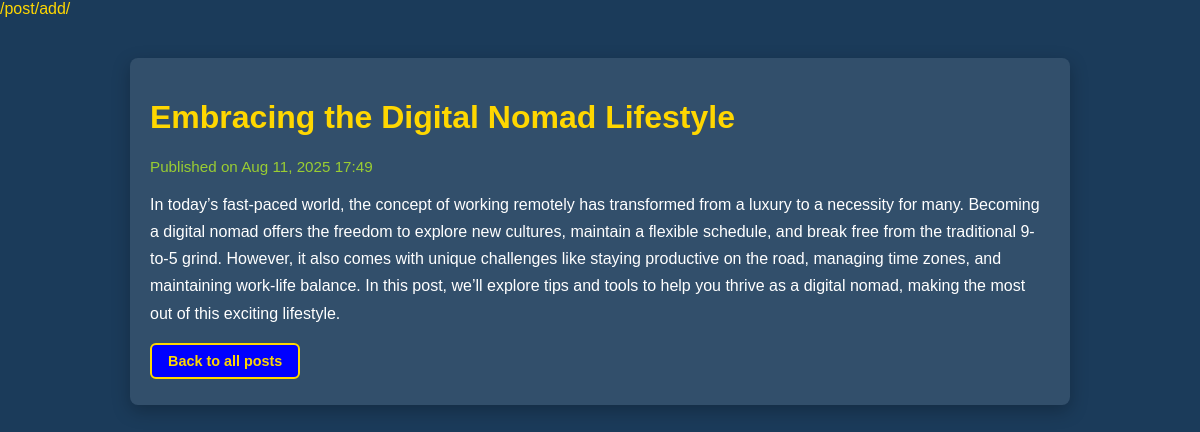
The app's page /post/4/ with its own data.
### blog/models.py (models this page shows, shortened)
class BlogPost(models.Model):
    title = models.CharField(max_length=200)
    content = models.TextField()
    date = models.DateTimeField(auto_now_add=True)  # date created, auto set on create

### blog/views.py (the view)
# urls.py: path('post/<int:pk>/', views.post_detail, name='post_detail'),  # view post details
def post_detail(request, pk):
    post = get_object_or_404(BlogPost, pk=pk)
    return render(request, 'blog/post_detail.html', {'post': post})

### blog/templates/blog/post_detail.html (shortened to what this page needs)
{% load static %}
<!DOCTYPE html>
<html>
<head>
    <link rel="stylesheet" href="{% static 'blog/style.css' %}">
</head>
<body>
    <div class="container post-detail">
        <h1>{{ post.title }}</h1>
        <p class="meta">Published on {{ post.date|date:"M d, Y H:i" }}</p>
        <div class="content">
            {{ post.content|linebreaks }}
        </div>
        <a href="{% url 'post_list' %}" class="back-link">Back to all posts</a>
    </div>
</body>
</html>

### blog/Static/blog/style.css (style rules this page uses)
:root { --dark-blue-bg: hwb(240 0% 0%); --page-bg: #1b3b5a; --yellow-text: #ffd700; --green-date: yellowgreen; --light-blue: #4da6ff; }
html, body { margin: 0; padding: 0; font-family: Arial, sans-serif; background: var(--page-bg); color: var(--yellow-text); }
h1, h2, h3, h4, h5, h6 { color: white; }
.container { max-width: 900px; margin: 40px auto; background: rgba(255, 255, 255, 0.07); padding: 24px; border-radius: 8px; box-shadow: 0 6px 18px rgba(0,0,0,0.35); }
a, a:link, a:visited { display: inline-block; background-color: transparent; color: var(--yellow-text); padding: 8px 16px; border: 2px solid var(--yellow-text); border-radius: 6px; font-weight: bold; text-decoration: none; cursor: pointer; margin: 0 6px 6px 0; box-sizing: border-box; transition: background-color 0.3s ease, color 0.3s ease; }
button, .btn, .view-post-btn, .back-link { background-color: var(--dark-blue-bg); color: var(--yellow-text); border: 2px solid var(--yellow-text); padding: 8px 16px; border-radius: 6px; font-weight: bold; cursor: pointer; margin: 0 6px 6px 0; box-sizing: border-box; text-decoration: none; display: inline-block; transition: background-color 0.3s ease, color 0.3s ease; }
.post-item .meta, .post-detail .meta, .post-detail p em, .post-detail .post-date { color: var(--green-date); font-size: 0.95rem; margin-bottom: 12px; }
.post-detail { background: rgba(255, 255, 255, 0.1); padding: 20px; border-radius: 8px; box-shadow: 0 6px 18px rgba(0,0,0,0.25); color: white; }
.post-detail .content { margin-top: 12px; line-height: 1.7; color: white; }
a.btn, a.view-post-btn, a.back-link { background-color: var(--dark-blue-bg); color: var(--yellow-text); border: 2px solid var(--yellow-text); padding: 8px 16px; border-radius: 6px; font-weight: bold; cursor: pointer; margin: 0 6px 6px 0; display: inline-block; text-decoration: none; box-sizing: border-box; transition: background-color 0.3s ease, color 0.3s ease; }
h1 { color: #ffd700; }
.back-link { display: inline-block; margin-top: 50px; padding: 8px 16px; background-color: var(--dark-blue-bg); color: var(--yellow-text); border: 2px solid var(--yellow-text); border-radius: 6px; font-weight: bold; text-decoration: none; cursor: pointer; transition: background-color 0.3s ease, color 0.3s ease; }
.back-link, .view-post-btn { display: inline-block; margin-top: 20px; padding: 6px 12px; font-size: 0.9rem; background-color: var(--dark-blue-bg); color: var(--yellow-text); border: 2px solid var(--yellow-text); border-radius: 6px; font-weight: bold; text-decoration: none; cursor: pointer; transition: background-color 0.3s ease, color 0.3s ease; }

### records on screen
BlogPost: title "Embracing the Digital Nomad Lifestyle", date "Aug 11, 2025 17:49", content "In today’s fast-paced world, the concept of working remotely has transformed from a luxury to a necessity for many. Becoming a digital nomad offers the freedom to explore new cultures, maintain a flexible schedule, and break free from the traditional 9-to-5 grind. However, it also comes with unique challenges like staying productive on the road, managing time zones, and maintaining work-life balance. In this post, we’ll explore tips and tools to help you thrive as a digital nomad, making the most out of this exciting lifestyle."
